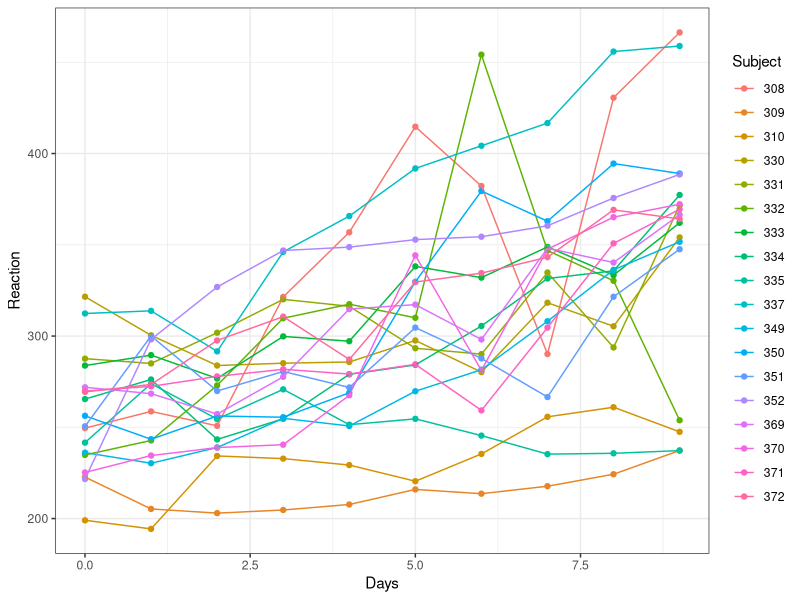
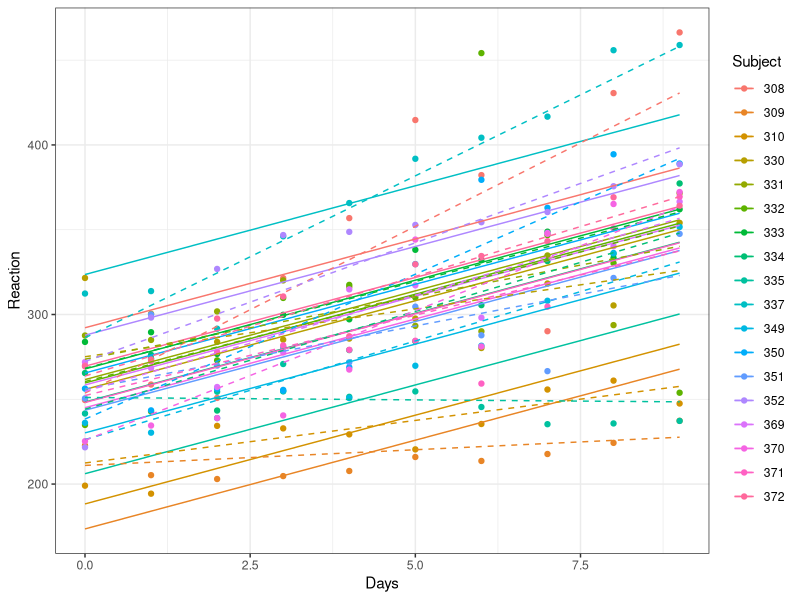

Write the R code that produced these figures, in order. (Note: this script raises an error after producing the figures.)

rm(list=ls()) # clears workspace

#ex12_mixed_models
##load important packages##
library(ggplot2)
library(MASS)
library(reshape2)
library(tidyverse)

#probably a new package
#install.packages("lme4")
library(lme4)
head(sleepstudy)
#another package
#install.packages("glmmTMB")
library(glmmTMB)

#lets take a look at the data
library(ggplot2); theme_set(theme_bw())
q0 <- (ggplot(sleepstudy, aes(Days, Reaction, colour = Subject))
       + geom_point())  ## points only, use later
print(q0+geom_line())

#run models
lm2 <- lmer(Reaction~Days + (1|Subject),data=sleepstudy) ## rand intercept
lm3 <- lmer(Reaction~Days + (Days|Subject),data=sleepstudy) ## rand slopes and intercepts

#lets look at the first model
summary(lm2)
summary(lm3)

#we don't get a p-value, only a t value
#this is because understanding the df with random effects is hard
#my recommendation: estimate the random effects conservative (e.g. the largest number of df they could potentially take up)
#here, we have 18 subjects, plus the fixed effect Days (which is continous)
#therefore, our df = Numbers of obs (180) - (all the levels of fixed effects) - (all the levels of random effects)
#180 - 18 - 1
180 - 18 - 1
#161
t.value = 13.02
p.value = 2*pt(t.value, df = 161, lower=FALSE)
#draw from the t distribution to get the probability (p-value) at your calculated t-value
p.value
#a good rule of thumb is that if you have a lot of data, you want a t-value > 2

#what are diffs between the models above?
pp <- expand.grid(Days=0:9,Subject=levels(sleepstudy$Subject))
#create a new data frame with all the stuff for each subjuet
pp2 <- cbind(pp,Reaction=predict(lm2,newdata=pp))
#make a new dataframe, pp2, and predict lm2
pp3 <- cbind(pp,Reaction=predict(lm3,newdata=pp))
#make a new dataframe, pp2, and predict lm3

print(q0
      + geom_line(data=pp2)
      + geom_line(data=pp3,lty=2))
#the dashed lines are nested and the solid line are not!


##NOW FOR A GLMM##
bat = read.csv("bat_data.csv")
head(bat)

#make a year column
bat$date = as.Date(bat$date, "%m/%d/%y")
bat$year = format(bat$date, "%y")
bat$year = as.numeric(bat$year)
bat$year = bat$year - min(bat$year)

#drop a species that dies too early
bat = subset(bat, species!="MYSE")
#and substrate
bat = subset(bat, species!="SUBSTRATE")

library(lme4)
#glms - binomial
gm1 = glmer(gd~species + (1|site),data=bat, family = "binomial")
summary(gm1)
#the GLM version of this will give us p-values
library(car)
Anova(gm1, type=3)

gm2 = glmer(gd~species*year + (1|site),data=bat, family = "binomial")
summary(gm2)
library(effects)
plot(allEffects(gm2))

anova(gm1,gm2)

#let's predict g2
newdat = expand.grid(species = unique(bat$species),
                     year=seq(min(bat$year),max(bat$year),by = .05),
                     site = unique(bat$site)
                     )
newdat$yhat = predict(gm2,newdata= newdat,re.form=NA,type="response")
#note - I use response to transform from logit space to response variable space
#I used re.form to drop random effects because I don't care about the site effects

#let's plot the prediction
r=ggplot(data=newdat, aes(x=year,y=yhat,col=species))+ 
  geom_line(size=1)+
  geom_point(data = bat, aes(x = jitter(year), y = gd),size=3, shape = 1)+
  ylab("Pd Prevalence")+
  xlab("Year")+
  coord_cartesian(ylim=c(-0.1,1.1))+ #zoom in
  theme_bw() + 
  theme(axis.title=element_text(size=23),axis.text=element_text(size=15),panel.grid = element_blank(), axis.line=element_line(),legend.position=c(.9,.55),legend.text = element_text(size=12,face="italic"))
print(r)

#what if I hadn't dropped the site effects?

newdat$yhat = predict(gm2,newdata= newdat,type="response")
r=ggplot(data=newdat, aes(x=year,y=yhat,col=species))+ 
  geom_line(size=1)+
  geom_point(data = bat, aes(x = jitter(year), y = gd),size=3, shape = 1)+
  ylab("Pd Prevalence")+
  xlab("Year")+
  coord_cartesian(ylim=c(-0.1,1.1))+
  theme_bw() + 
  theme(axis.title=element_text(size=23),axis.text=element_text(size=15),panel.grid = element_blank(), axis.line=element_line(),legend.position=c(.9,.55),legend.text = element_text(size=12,face="italic"))
print(r)

#yikes

##what if we want to predict categorical
newdat2 = expand.grid(species = unique(bat$species),
                     site = unique(bat$site)
)
newdat2$yhat = predict(gm1,newdata= newdat2,re.form=NA,type="response")
#note - I use response to transform from logit space to response variable space
#I used re.form to drop random effects because I don't care about the site effects

#let's plot the prediction
r=ggplot(data=newdat2, aes(x=species,y=yhat))+ 
geom_point(color="red")  +
geom_point(data = bat, aes(x = species, y = gd),size=3, shape = 1)+
  ylab("Pd Prevalence")+
  xlab("Year")+
  coord_cartesian(ylim=c(-0.1,1.1))+
  theme_bw() + 
  theme(axis.title=element_text(size=23),axis.text=element_text(size=15),panel.grid = element_blank(), axis.line=element_line(),legend.position=c(.9,.55),legend.text = element_text(size=12,face="italic"))
print(r)


#negative binomial example with mixed models#
#ex12_nb_mixed

liz = read.csv("lizards.csv")

library(lme4)

## run mixed model
m.nb <- glmer.nb(N ~ time*light + (1|height), data=liz)
#look at mixed model
summary(m.nb)

#poisson version
m.po <- glmer(N ~ time*light + (1|height), data=liz, family = poisson)
#look at mixed model
summary(m.po)

AIC(m.po, m.nb)
##glmmTMB

#https://cran.r-project.org/web/packages/glmmTMB/vignettes/glmmTMB.pdf
#Note - this package is rapidly being developed!

head(liz)

tmb.mod1 = glmmTMB(N ~ time*light + (1|height), data=liz, family=nbinom2())
summary(tmb.mod1)
#same result as above
#look at weird way we coded family

#specify zero inflated

tmb.mod2 = glmmTMB(N ~ time*light + (1|height), data=liz, 
                   ziformula = ~1,
                   family=poisson)
summary(tmb.mod2)
#similar output


tmb.mod3 = glmmTMB(N ~ time*light + (1|height), data=liz, 
                   family=poisson)
summary(tmb.mod3)

AIC(tmb.mod1, tmb.mod2, tmb.mod3)

#hurdle version

hurdle.tmb = update(tmb.mod2,
       ziformula=~.,
       data=liz,
       family=truncated_nbinom1)
hurdle.tmb
summary(hurdle.tmb)
##this is not fitting friends! do not ignore!
